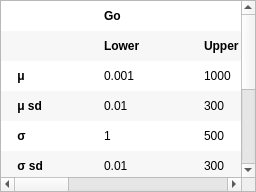
         <widget class="QStackedWidget" name="stackedWidget">
          <widget class="QWidget" name="page">
           <layout class="QGridLayout" name="gridLayout_12">
            <property name="leftMargin">
             <number>0</number>
            </property>
            <property name="topMargin">
             <number>0</number>
            </property>
            <property name="rightMargin">
             <number>0</number>
            </property>
            <property name="bottomMargin">
             <number>0</number>
            </property>
            <item row="0" column="0">
             <widget class="QTableWidget" name="parameterTable">
              <property name="sizePolicy">
               <sizepolicy hsizetype="Expanding" vsizetype="Expanding">
                <horstretch>0</horstretch>
                <verstretch>1</verstretch>
               </sizepolicy>
              </property>
              <property name="alternatingRowColors">
               <bool>true</bool>
              </property>
              <property name="selectionMode">
               <enum>QAbstractItemView::SingleSelection</enum>
              </property>
              <property name="showGrid">
               <bool>false</bool>
              </property>
              <attribute name="horizontalHeaderVisible">
               <bool>false</bool>
              </attribute>
              <attribute name="verticalHeaderVisible">
               <bool>false</bool>
              </attribute>
              <attribute name="verticalHeaderStretchLastSection">
               <bool>false</bool>
              </attribute>
              <row>
               <property name="text">
                <string>New Row</string>
               </property>
              </row>
              <row>
               <property name="text">
                <string>New Row</string>
               </property>
              </row>
              <row>
               <property name="text">
                <string>New Row</string>
               </property>
              </row>
              <row>
               <property name="text">
                <string>New Row</string>
               </property>
              </row>
              <row>
               <property name="text">
                <string>New Row</string>
               </property>
              </row>
              <row>
               <property name="text">
                <string>New Row</string>
               </property>
              </row>
              <row>
               <property name="text">
                <string>New Row</string>
               </property>
              </row>
              <row>
               <property name="text">
                <string>New Row</string>
               </property>
              </row>
              <row>
               <property name="text">
                <string>New Row</string>
               </property>
              </row>
              <row>
               <property name="text">
                <string>New Row</string>
               </property>
              </row>
              <column>
               <property name="text">
                <string>Go Process</string>
               </property>
              </column>
              <column>
               <property name="text">
                <string>Lower</string>
               </property>
              </column>
              <column>
               <property name="text">
                <string>Upper</string>
               </property>
              </column>
              <column>
               <property name="text">
                <string>Start value</string>
               </property>
              </column>
              <column>
               <property name="text">
                <string>Stop Process</string>
               </property>
              </column>
              <column>
               <property name="text">
                <string>Lower</string>
               </property>
              </column>
              <column>
               <property name="text">
                <string>Upper</string>
               </property>
              </column>
              <column>
               <property name="text">
                <string>Start value</string>
               </property>
              </column>
              <item row="0" column="0">
               <property name="text">
                <string/>
               </property>
               <property name="flags">
                <set>ItemIsSelectable|ItemIsUserCheckable|ItemIsEnabled</set>
               </property>
              </item>
              <item row="0" column="1">
               <property name="text">
                <string>Go</string>
               </property>
               <property name="font">
                <font>
                 <weight>75</weight>
                 <bold>true</bold>
                </font>
               </property>
               <property name="flags">
                <set>ItemIsSelectable|ItemIsUserCheckable|ItemIsEnabled</set>
               </property>
              </item>
              <item row="0" column="2">
               <property name="text">
                <string/>
               </property>
               <property name="flags">
                <set>ItemIsSelectable|ItemIsUserCheckable|ItemIsEnabled</set>
               </property>
              </item>
              <item row="0" column="3">
               <property name="text">
                <string/>
               </property>
               <property name="flags">
                <set>ItemIsSelectable|ItemIsUserCheckable|ItemIsEnabled</set>
               </property>
              </item>
              <item row="0" column="4">
               <property name="text">
                <string/>
               </property>
               <property name="flags">
                <set>ItemIsSelectable|ItemIsUserCheckable|ItemIsEnabled</set>
               </property>
              </item>
              <item row="0" column="5">
               <property name="text">
                <string>Stop</string>
               </property>
               <property name="font">
                <font>
                 <weight>75</weight>
                 <bold>true</bold>
                </font>
               </property>
               <property name="flags">
                <set>ItemIsSelectable|ItemIsUserCheckable|ItemIsEnabled</set>
               </property>
              </item>
              <item row="0" column="6">
               <property name="text">
                <string/>
               </property>
               <property name="flags">
                <set>ItemIsSelectable|ItemIsUserCheckable|ItemIsEnabled</set>
               </property>
              </item>
              <item row="0" column="7">
               <property name="text">
                <string/>
               </property>
               <property name="flags">
                <set>ItemIsSelectable|ItemIsUserCheckable|ItemIsEnabled</set>
               </property>
              </item>
              <item row="1" column="0">
               <property name="text">
                <string/>
               </property>
               <property name="flags">
                <set>ItemIsSelectable|ItemIsUserCheckable|ItemIsEnabled</set>
               </property>
              </item>
              <item row="1" column="1">
               <property name="text">
                <string>Lower</string>
               </property>
               <property name="font">
                <font>
                 <weight>75</weight>
                 <bold>true</bold>
                </font>
               </property>
               <property name="flags">
                <set>ItemIsSelectable|ItemIsUserCheckable|ItemIsEnabled</set>
               </property>
              </item>
              <item row="1" column="2">
               <property name="text">
                <string>Upper</string>
               </property>
               <property name="font">
                <font>
                 <weight>75</weight>
                 <bold>true</bold>
                </font>
               </property>
               <property name="flags">
                <set>ItemIsSelectable|ItemIsUserCheckable|ItemIsEnabled</set>
               </property>
              </item>
              <item row="1" column="3">
               <property name="text">
                <string>Start value</string>
               </property>
               <property name="font">
                <font>
                 <weight>75</weight>
                 <bold>true</bold>
                </font>
               </property>
               <property name="flags">
                <set>ItemIsSelectable|ItemIsUserCheckable|ItemIsEnabled</set>
               </property>
              </item>
              <item row="1" column="4">
               <property name="text">
                <string/>
               </property>
               <property name="flags">
                <set>ItemIsSelectable|ItemIsUserCheckable|ItemIsEnabled</set>
               </property>
              </item>
              <item row="1" column="5">
               <property name="text">
                <string>Lower</string>
               </property>
               <property name="font">
                <font>
                 <weight>75</weight>
                 <bold>true</bold>
                </font>
               </property>
               <property name="flags">
                <set>ItemIsSelectable|ItemIsUserCheckable|ItemIsEnabled</set>
               </property>
              </item>
              <item row="1" column="6">
               <property name="text">
                <string>Upper</string>
               </property>
               <property name="font">
                <font>
                 <weight>75</weight>
                 <bold>true</bold>
                </font>
               </property>
               <property name="flags">
                <set>ItemIsSelectable|ItemIsUserCheckable|ItemIsEnabled</set>
               </property>
              </item>
              <item row="1" column="7">
               <property name="text">
                <string>Start value</string>
               </property>
               <property name="font">
                <font>
                 <weight>75</weight>
                 <bold>true</bold>
                </font>
               </property>
               <property name="flags">
                <set>ItemIsSelectable|ItemIsUserCheckable|ItemIsEnabled</set>
               </property>
              </item>
              <item row="2" column="0">
               <property name="text">
                <string>    μ</string>
               </property>
               <property name="font">
                <font>
                 <weight>75</weight>
                 <bold>true</bold>
                </font>
               </property>
               <property name="flags">
                <set>ItemIsSelectable|ItemIsUserCheckable|ItemIsEnabled</set>
               </property>
              </item>
              <item row="2" column="1">
               <property name="text">
                <string>0.001</string>
               </property>
               <property name="flags">
                <set>ItemIsSelectable|ItemIsEditable|ItemIsUserCheckable|ItemIsEnabled</set>
               </property>
              </item>
              <item row="2" column="2">
               <property name="text">
                <string>1000</string>
               </property>
               <property name="flags">
                <set>ItemIsSelectable|ItemIsEditable|ItemIsUserCheckable|ItemIsEnabled</set>
               </property>
              </item>
              <item row="2" column="3">
               <property name="text">
                <string>500</string>
               </property>
               <property name="flags">
                <set>ItemIsSelectable|ItemIsEditable|ItemIsUserCheckable|ItemIsEnabled</set>
               </property>
              </item>
              <item row="2" column="4">
               <property name="text">
                <string/>
               </property>
               <property name="flags">
                <set>ItemIsSelectable|ItemIsUserCheckable|ItemIsEnabled</set>
               </property>
              </item>
              <item row="2" column="5">
               <property name="text">
                <string>0.001</string>
               </property>
               <property name="flags">
                <set>ItemIsSelectable|ItemIsEditable|ItemIsUserCheckable|ItemIsEnabled</set>
               </property>
              </item>
              <item row="2" column="6">
               <property name="text">
                <string>1000</string>
               </property>
               <property name="flags">
                <set>ItemIsSelectable|ItemIsEditable|ItemIsUserCheckable|ItemIsEnabled</set>
               </property>
              </item>
              <item row="2" column="7">
               <property name="text">
                <string>300</string>
               </property>
               <property name="flags">
                <set>ItemIsSelectable|ItemIsEditable|ItemIsUserCheckable|ItemIsEnabled</set>
               </property>
              </item>
              <item row="3" column="0">
               <property name="text">
                <string>    μ sd</string>
               </property>
               <property name="font">
                <font>
                 <weight>75</weight>
                 <bold>true</bold>
                </font>
               </property>
               <property name="flags">
                <set>ItemIsSelectable|ItemIsUserCheckable|ItemIsEnabled</set>
               </property>
              </item>
              <item row="3" column="1">
               <property name="text">
                <string>0.01</string>
               </property>
               <property name="flags">
                <set>ItemIsSelectable|ItemIsEditable|ItemIsUserCheckable|ItemIsEnabled</set>
               </property>
              </item>
              <item row="3" column="2">
               <property name="text">
                <string>300</string>
               </property>
               <property name="flags">
                <set>ItemIsSelectable|ItemIsEditable|ItemIsUserCheckable|ItemIsEnabled</set>
               </property>
              </item>
              <item row="3" column="3">
               <property name="text">
                <string>50</string>
               </property>
               <property name="flags">
                <set>ItemIsSelectable|ItemIsEditable|ItemIsUserCheckable|ItemIsEnabled</set>
               </property>
              </item>
              <item row="3" column="4">
               <property name="text">
                <string/>
               </property>
               <property name="flags">
                <set>ItemIsSelectable|ItemIsUserCheckable|ItemIsEnabled</set>
               </property>
              </item>
              <item row="3" column="5">
               <property name="text">
                <string>0.01</string>
               </property>
               <property name="flags">
                <set>ItemIsSelectable|ItemIsEditable|ItemIsUserCheckable|ItemIsEnabled</set>
               </property>
              </item>
              <item row="3" column="6">
               <property name="text">
                <string>300</string>
               </property>
               <property name="flags">
                <set>ItemIsSelectable|ItemIsEditable|ItemIsUserCheckable|ItemIsEnabled</set>
               </property>
              </item>
              <item row="3" column="7">
               <property name="text">
                <string>20</string>
               </property>
               <property name="flags">
                <set>ItemIsSelectable|ItemIsEditable|ItemIsUserCheckable|ItemIsEnabled</set>
               </property>
              </item>
              <item row="4" column="0">
               <property name="text">
                <string>    σ</string>
               </property>
               <property name="font">
                <font>
                 <weight>75</weight>
                 <bold>true</bold>
                </font>
               </property>
               <property name="flags">
                <set>ItemIsSelectable|ItemIsUserCheckable|ItemIsEnabled</set>
               </property>
              </item>
              <item row="4" column="1">
               <property name="text">
                <string>1</string>
               </property>
               <property name="flags">
                <set>ItemIsSelectable|ItemIsEditable|ItemIsUserCheckable|ItemIsEnabled</set>
               </property>
              </item>
              <item row="4" column="2">
               <property name="text">
                <string>500</string>
               </property>
               <property name="flags">
                <set>ItemIsSelectable|ItemIsEditable|ItemIsUserCheckable|ItemIsEnabled</set>
               </property>
              </item>
              <item row="4" column="3">
               <property name="text">
                <string>150</string>
               </property>
               <property name="flags">
                <set>ItemIsSelectable|ItemIsEditable|ItemIsUserCheckable|ItemIsEnabled</set>
               </property>
              </item>
              <item row="4" column="4">
               <property name="text">
                <string/>
               </property>
               <property name="flags">
                <set>ItemIsSelectable|ItemIsUserCheckable|ItemIsEnabled</set>
               </property>
              </item>
              <item row="4" column="5">
               <property name="text">
                <string>1</string>
               </property>
               <property name="flags">
                <set>ItemIsSelectable|ItemIsEditable|ItemIsUserCheckable|ItemIsEnabled</set>
               </property>
              </item>
              <item row="4" column="6">
               <property name="text">
                <string>500</string>
               </property>
               <property name="flags">
                <set>ItemIsSelectable|ItemIsEditable|ItemIsUserCheckable|ItemIsEnabled</set>
               </property>
              </item>
              <item row="4" column="7">
               <property name="text">
                <string>150</string>
               </property>
               <property name="flags">
                <set>ItemIsSelectable|ItemIsEditable|ItemIsUserCheckable|ItemIsEnabled</set>
               </property>
              </item>
              <item row="5" column="0">
               <property name="text">
                <string>    σ sd</string>
               </property>
               <property name="font">
                <font>
                 <weight>75</weight>
                 <bold>true</bold>
                </font>
               </property>
               <property name="flags">
                <set>ItemIsSelectable|ItemIsUserCheckable|ItemIsEnabled</set>
               </property>
              </item>
              <item row="5" column="1">
               <property name="text">
                <string>0.01</string>
               </property>
               <property name="flags">
                <set>ItemIsSelectable|ItemIsEditable|ItemIsUserCheckable|ItemIsEnabled</set>
               </property>
              </item>
              <item row="5" column="2">
               <property name="text">
                <string>300</string>
               </property>
               <property name="flags">
                <set>ItemIsSelectable|ItemIsEditable|ItemIsUserCheckable|ItemIsEnabled</set>
               </property>
              </item>
              <item row="5" column="3">
               <property name="text">
                <string>20</string>
               </property>
               <property name="flags">
                <set>ItemIsSelectable|ItemIsEditable|ItemIsUserCheckable|ItemIsEnabled</set>
               </property>
              </item>
              <item row="5" column="4">
               <property name="text">
                <string/>
               </property>
               <property name="flags">
                <set>ItemIsSelectable|ItemIsUserCheckable|ItemIsEnabled</set>
               </property>
              </item>
              <item row="5" column="5">
               <property name="text">
                <string>0.01</string>
               </property>
               <property name="flags">
                <set>ItemIsSelectable|ItemIsEditable|ItemIsUserCheckable|ItemIsEnabled</set>
               </property>
              </item>
              <item row="5" column="6">
               <property name="text">
                <string>300</string>
               </property>
               <property name="flags">
                <set>ItemIsSelectable|ItemIsEditable|ItemIsUserCheckable|ItemIsEnabled</set>
               </property>
              </item>
              <item row="5" column="7">
               <property name="text">
                <string>20</string>
               </property>
               <property name="flags">
                <set>ItemIsSelectable|ItemIsEditable|ItemIsUserCheckable|ItemIsEnabled</set>
               </property>
              </item>
              <item row="6" column="0">
               <property name="text">
                <string>    τ</string>
               </property>
               <property name="font">
                <font>
                 <weight>75</weight>
                 <bold>true</bold>
                </font>
               </property>
               <property name="flags">
                <set>ItemIsSelectable|ItemIsUserCheckable|ItemIsEnabled</set>
               </property>
              </item>
              <item row="6" column="1">
               <property name="text">
                <string>1</string>
               </property>
               <property name="flags">
                <set>ItemIsSelectable|ItemIsEditable|ItemIsUserCheckable|ItemIsEnabled</set>
               </property>
              </item>
              <item row="6" column="2">
               <property name="text">
                <string>500</string>
               </property>
               <property name="flags">
                <set>ItemIsSelectable|ItemIsEditable|ItemIsUserCheckable|ItemIsEnabled</set>
               </property>
              </item>
              <item row="6" column="3">
               <property name="text">
                <string>150</string>
               </property>
               <property name="flags">
                <set>ItemIsSelectable|ItemIsEditable|ItemIsUserCheckable|ItemIsEnabled</set>
               </property>
              </item>
              <item row="6" column="4">
               <property name="text">
                <string/>
               </property>
               <property name="flags">
                <set>ItemIsSelectable|ItemIsUserCheckable|ItemIsEnabled</set>
               </property>
              </item>
              <item row="6" column="5">
               <property name="text">
                <string>1</string>
               </property>
               <property name="flags">
                <set>ItemIsSelectable|ItemIsEditable|ItemIsUserCheckable|ItemIsEnabled</set>
               </property>
              </item>
              <item row="6" column="6">
               <property name="text">
                <string>350</string>
               </property>
               <property name="flags">
                <set>ItemIsSelectable|ItemIsEditable|ItemIsUserCheckable|ItemIsEnabled</set>
               </property>
              </item>
              <item row="6" column="7">
               <property name="text">
                <string>150</string>
               </property>
               <property name="flags">
                <set>ItemIsSelectable|ItemIsEditable|ItemIsUserCheckable|ItemIsEnabled</set>
               </property>
              </item>
              <item row="7" column="0">
               <property name="text">
                <string>    τ sd</string>
               </property>
               <property name="font">
                <font>
                 <weight>75</weight>
                 <bold>true</bold>
                </font>
               </property>
               <property name="flags">
                <set>ItemIsSelectable|ItemIsUserCheckable|ItemIsEnabled</set>
               </property>
              </item>
              <item row="7" column="1">
               <property name="text">
                <string>0.01</string>
               </property>
               <property name="flags">
                <set>ItemIsSelectable|ItemIsEditable|ItemIsUserCheckable|ItemIsEnabled</set>
               </property>
              </item>
              <item row="7" column="2">
               <property name="text">
                <string>300</string>
               </property>
               <property name="flags">
                <set>ItemIsSelectable|ItemIsEditable|ItemIsUserCheckable|ItemIsEnabled</set>
               </property>
              </item>
              <item row="7" column="3">
               <property name="text">
                <string>20</string>
               </property>
               <property name="flags">
                <set>ItemIsSelectable|ItemIsEditable|ItemIsUserCheckable|ItemIsEnabled</set>
               </property>
              </item>
              <item row="7" column="4">
               <property name="text">
                <string/>
               </property>
               <property name="flags">
                <set>ItemIsSelectable|ItemIsUserCheckable|ItemIsEnabled</set>
               </property>
              </item>
              <item row="7" column="5">
               <property name="text">
                <string>0.01</string>
               </property>
               <property name="flags">
                <set>ItemIsSelectable|ItemIsEditable|ItemIsUserCheckable|ItemIsEnabled</set>
               </property>
              </item>
              <item row="7" column="6">
               <property name="text">
                <string>200</string>
               </property>
               <property name="flags">
                <set>ItemIsSelectable|ItemIsEditable|ItemIsUserCheckable|ItemIsEnabled</set>
               </property>
              </item>
              <item row="7" column="7">
               <property name="text">
                <string>20</string>
               </property>
               <property name="flags">
                <set>ItemIsSelectable|ItemIsEditable|ItemIsUserCheckable|ItemIsEnabled</set>
               </property>
              </item>
              <item row="8" column="0">
               <property name="text">
                <string>    P(TF)</string>
               </property>
               <property name="font">
                <font>
                 <weight>75</weight>
                 <bold>true</bold>
                </font>
               </property>
               <property name="flags">
                <set>ItemIsSelectable|ItemIsUserCheckable|ItemIsEnabled</set>
               </property>
              </item>
              <item row="8" column="1">
               <property name="text">
                <string/>
               </property>
               <property name="flags">
                <set>ItemIsSelectable|ItemIsUserCheckable|ItemIsEnabled</set>
               </property>
              </item>
              <item row="8" column="2">
               <property name="text">
                <string/>
               </property>
               <property name="flags">
                <set>ItemIsSelectable|ItemIsUserCheckable|ItemIsEnabled</set>
               </property>
              </item>
              <item row="8" column="3">
               <property name="text">
                <string/>
               </property>
               <property name="flags">
                <set>ItemIsSelectable|ItemIsUserCheckable|ItemIsEnabled</set>
               </property>
              </item>
              <item row="8" column="4">
               <property name="text">
                <string/>
               </property>
               <property name="flags">
                <set>ItemIsSelectable|ItemIsUserCheckable|ItemIsEnabled</set>
               </property>
              </item>
              <item row="8" column="5">
               <property name="text">
                <string>-6</string>
               </property>
               <property name="flags">
                <set>ItemIsSelectable|ItemIsEditable|ItemIsUserCheckable|ItemIsEnabled</set>
               </property>
              </item>
              <item row="8" column="6">
               <property name="text">
                <string>6</string>
               </property>
               <property name="flags">
                <set>ItemIsSelectable|ItemIsEditable|ItemIsUserCheckable|ItemIsEnabled</set>
               </property>
              </item>
              <item row="8" column="7">
               <property name="text">
                <string>0</string>
               </property>
               <property name="flags">
                <set>ItemIsSelectable|ItemIsEditable|ItemIsUserCheckable|ItemIsEnabled</set>
               </property>
              </item>
              <item row="9" column="0">
               <property name="text">
                <string>    P(TF) sd</string>
               </property>
               <property name="font">
                <font>
                 <weight>75</weight>
                 <bold>true</bold>
                </font>
               </property>
               <property name="flags">
                <set>ItemIsSelectable|ItemIsUserCheckable|ItemIsEnabled</set>
               </property>
              </item>
              <item row="9" column="1">
               <property name="text">
                <string/>
               </property>
               <property name="flags">
                <set>ItemIsSelectable|ItemIsUserCheckable|ItemIsEnabled</set>
               </property>
              </item>
              <item row="9" column="2">
               <property name="text">
                <string/>
               </property>
               <property name="flags">
                <set>ItemIsSelectable|ItemIsUserCheckable|ItemIsEnabled</set>
               </property>
              </item>
              <item row="9" column="3">
               <property name="text">
                <string/>
               </property>
               <property name="flags">
                <set>ItemIsSelectable|ItemIsUserCheckable|ItemIsEnabled</set>
               </property>
              </item>
              <item row="9" column="4">
               <property name="text">
                <string/>
               </property>
               <property name="flags">
                <set>ItemIsSelectable|ItemIsUserCheckable|ItemIsEnabled</set>
               </property>
              </item>
              <item row="9" column="5">
               <property name="text">
                <string>0.01</string>
               </property>
               <property name="flags">
                <set>ItemIsSelectable|ItemIsEditable|ItemIsUserCheckable|ItemIsEnabled</set>
               </property>
              </item>
              <item row="9" column="6">
               <property name="text">
                <string>3</string>
               </property>
               <property name="flags">
                <set>ItemIsSelectable|ItemIsEditable|ItemIsUserCheckable|ItemIsEnabled</set>
               </property>
              </item>
              <item row="9" column="7">
               <property name="text">
                <string>0.1</string>
               </property>
               <property name="flags">
                <set>ItemIsSelectable|ItemIsEditable|ItemIsUserCheckable|ItemIsEnabled</set>
               </property>
              </item>
             </widget>
            </item>
           </layout>
          </widget>
          <widget class="QWidget" name="page_2"/>
         </widget>
